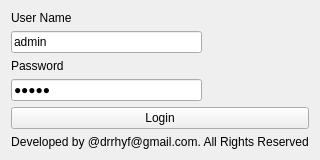
<?xml version="1.0" encoding="UTF-8"?>
<ui version="4.0">
 <class>FormLogin</class>
 <widget class="QWidget" name="FormLogin">
  <property name="geometry">
   <rect>
    <x>0</x>
    <y>0</y>
    <width>305</width>
    <height>158</height>
   </rect>
  </property>
  <property name="windowTitle">
   <string>Krypto</string>
  </property>
  <layout class="QVBoxLayout" name="verticalLayout_2">
   <item>
    <layout class="QHBoxLayout" name="horizontalLayout">
     <item>
      <layout class="QVBoxLayout" name="verticalLayout">
       <item>
        <widget class="QLabel" name="label">
         <property name="text">
          <string>User Name</string>
         </property>
        </widget>
       </item>
       <item>
        <widget class="QLineEdit" name="lineEditUsername">
         <property name="minimumSize">
          <size>
           <width>191</width>
           <height>0</height>
          </size>
         </property>
         <property name="text">
          <string>admin</string>
         </property>
        </widget>
       </item>
       <item>
        <widget class="QLabel" name="label_2">
         <property name="text">
          <string>Password</string>
         </property>
        </widget>
       </item>
       <item>
        <widget class="QLineEdit" name="lineEditPassword">
         <property name="maximumSize">
          <size>
           <width>191</width>
           <height>16777215</height>
          </size>
         </property>
         <property name="text">
          <string>admin</string>
         </property>
         <property name="echoMode">
          <enum>QLineEdit::Password</enum>
         </property>
        </widget>
       </item>
      </layout>
     </item>
     <item>
      <spacer name="horizontalSpacer">
       <property name="orientation">
        <enum>Qt::Horizontal</enum>
       </property>
       <property name="sizeHint" stdset="0">
        <size>
         <width>40</width>
         <height>20</height>
        </size>
       </property>
      </spacer>
     </item>
     <item>
      <widget class="QLabel" name="labelMainLogo">
       <property name="minimumSize">
        <size>
         <width>80</width>
         <height>80</height>
        </size>
       </property>
       <property name="maximumSize">
        <size>
         <width>80</width>
         <height>80</height>
        </size>
       </property>
       <property name="text">
        <string/>
       </property>
       <property name="pixmap">
        <pixmap resource="res.qrc">:/img/fl.png</pixmap>
       </property>
       <property name="scaledContents">
        <bool>true</bool>
       </property>
      </widget>
     </item>
    </layout>
   </item>
   <item>
    <layout class="QHBoxLayout" name="horizontalLayout_2">
     <item>
      <widget class="QPushButton" name="pushButtonLogin">
       <property name="text">
        <string>Login</string>
       </property>
      </widget>
     </item>
    </layout>
   </item>
   <item>
    <widget class="QLabel" name="label_4">
     <property name="text">
      <string>&lt;html&gt;&lt;head/&gt;&lt;body&gt;&lt;p align=&quot;center&quot;&gt;Developed by @drrhyf@gmail.com. All Rights Reserved&lt;/p&gt;&lt;/body&gt;&lt;/html&gt;</string>
     </property>
    </widget>
   </item>
  </layout>
 </widget>
 <resources>
  <include location="res.qrc"/>
 </resources>
 <connections/>
</ui>
